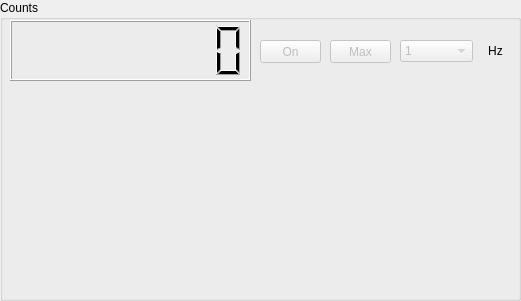
   <widget class="QGroupBox" name="gbCounts">
    <property name="geometry">
     <rect>
      <x>580</x>
      <y>410</y>
      <width>521</width>
      <height>301</height>
     </rect>
    </property>
    <property name="title">
     <string>Counts</string>
    </property>
    <widget class="QPushButton" name="pbCount">
     <property name="enabled">
      <bool>false</bool>
     </property>
     <property name="geometry">
      <rect>
       <x>260</x>
       <y>40</y>
       <width>61</width>
       <height>23</height>
      </rect>
     </property>
     <property name="text">
      <string>On</string>
     </property>
    </widget>
    <widget class="QPushButton" name="pbMax">
     <property name="enabled">
      <bool>false</bool>
     </property>
     <property name="geometry">
      <rect>
       <x>330</x>
       <y>40</y>
       <width>61</width>
       <height>23</height>
      </rect>
     </property>
     <property name="text">
      <string>Max</string>
     </property>
    </widget>
    <widget class="QComboBox" name="cbCountFreq">
     <property name="enabled">
      <bool>false</bool>
     </property>
     <property name="geometry">
      <rect>
       <x>400</x>
       <y>40</y>
       <width>73</width>
       <height>22</height>
      </rect>
     </property>
     <item>
      <property name="text">
       <string>1</string>
      </property>
     </item>
     <item>
      <property name="text">
       <string>2</string>
      </property>
     </item>
     <item>
      <property name="text">
       <string>5</string>
      </property>
     </item>
     <item>
      <property name="text">
       <string>10</string>
      </property>
     </item>
    </widget>
    <widget class="QLabel" name="label_15">
     <property name="geometry">
      <rect>
       <x>480</x>
       <y>40</y>
       <width>31</width>
       <height>21</height>
      </rect>
     </property>
     <property name="text">
      <string>Hz</string>
     </property>
     <property name="alignment">
      <set>Qt::AlignCenter</set>
     </property>
    </widget>
    <widget class="QLCDNumber" name="lcdNumber">
     <property name="geometry">
      <rect>
       <x>10</x>
       <y>20</y>
       <width>241</width>
       <height>61</height>
      </rect>
     </property>
     <property name="digitCount">
      <number>8</number>
     </property>
    </widget>
    <widget class="QWidget" name="wMplCounts" native="true">
     <property name="geometry">
      <rect>
       <x>10</x>
       <y>90</y>
       <width>501</width>
       <height>191</height>
      </rect>
     </property>
    </widget>
   </widget>
